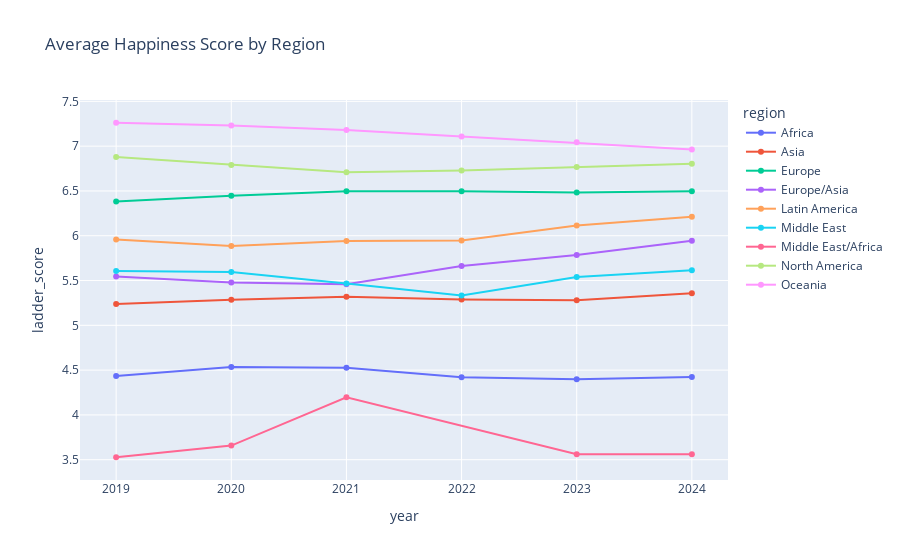

Write notebook code for a chart like this one.
### Markdown cell above
### Inference: Global Ranking Trends
The bar chart race highlights dramatic shifts:  
- Nordic countries (Finland, Denmark, Iceland) consistently stay at the top.  
- War/conflict regions like Afghanistan and Lebanon remain at the bottom.  
- Some countries (e.g., Eastern Europe, Latin America) move noticeably year-to-year, showing the effect of political and social changes.

### Code cell
region_trends = new_df.groupby(["year","region"])["ladder_score"].mean().reset_index()

fig = px.line(
    region_trends,
    x="year", y="ladder_score",
    color="region",
    markers=True,
    title="Average Happiness Score by Region"
)
fig.show()

fig.write_html("exports/" + fig.layout.title.text.replace(" ", "_") + ".html")
#fig.write_image("exports/" + fig.layout.title.text.replace(" ", "_") + ".png", scale=2)

### Figure 1 — Plotly figure (JSON) as saved in the notebook; plotly's stock layout.template omitted (floating-point values rounded to 4 significant figures)
{"data": [{"hovertemplate": "region=Africa<br>year=%{x}<br>ladder_score=%{y}<extra></extra>", "legendgroup": "Africa", "line": {"color": "#636efa", "dash": "solid"}, "marker": {"symbol": "circle"}, "mode": "lines+markers", "name": "Africa", "orientation": "v", "showlegend": true, "type": "scatter", "x": [2019, 2020, 2021, 2022, 2023, 2024], "xaxis": "x", "y": [4.434, 4.534, 4.528, 4.419, 4.399, 4.423], "yaxis": "y"}, {"hovertemplate": "region=Asia<br>year=%{x}<br>ladder_score=%{y}<extra></extra>", "legendgroup": "Asia", "line": {"color": "#EF553B", "dash": "solid"}, "marker": {"symbol": "circle"}, "mode": "lines+markers", "name": "Asia", "orientation": "v", "showlegend": true, "type": "scatter", "x": [2019, 2020, 2021, 2022, 2023, 2024], "xaxis": "x", "y": [5.237, 5.286, 5.319, 5.287, 5.281, 5.359], "yaxis": "y"}, {"hovertemplate": "region=Europe<br>year=%{x}<br>ladder_score=%{y}<extra></extra>", "legendgroup": "Europe", "line": {"color": "#00cc96", "dash": "solid"}, "marker": {"symbol": "circle"}, "mode": "lines+markers", "name": "Europe", "orientation": "v", "showlegend": true, "type": "scatter", "x": [2019, 2020, 2021, 2022, 2023, 2024], "xaxis": "x", "y": [6.383, 6.445, 6.495, 6.498, 6.483, 6.498], "yaxis": "y"}, {"hovertemplate": "region=Europe/Asia<br>year=%{x}<br>ladder_score=%{y}<extra></extra>", "legendgroup": "Europe/Asia", "line": {"color": "#ab63fa", "dash": "solid"}, "marker": {"symbol": "circle"}, "mode": "lines+markers", "name": "Europe/Asia", "orientation": "v", "showlegend": true, "type": "scatter", "x": [2019, 2020, 2021, 2022, 2023, 2024], "xaxis": "x", "y": [5.546, 5.477, 5.459, 5.661, 5.785, 5.945], "yaxis": "y"}, {"hovertemplate": "region=Latin America<br>year=%{x}<br>ladder_score=%{y}<extra></extra>", "legendgroup": "Latin America", "line": {"color": "#FFA15A", "dash": "solid"}, "marker": {"symbol": "circle"}, "mode": "lines+markers", "name": "Latin America", "orientation": "v", "showlegend": true, "type": "scatter", "x": [2019, 2020, 2021, 2022, 2023, 2024], "xaxis": "x", "y": [5.958, 5.887, 5.941, 5.946, 6.114, 6.211], "yaxis": "y"}, {"hovertemplate": "region=Middle East<br>year=%{x}<br>ladder_score=%{y}<extra></extra>", "legendgroup": "Middle East", "line": {"color": "#19d3f3", "dash": "solid"}, "marker": {"symbol": "circle"}, "mode": "lines+markers", "name": "Middle East", "orientation": "v", "showlegend": true, "type": "scatter", "x": [2019, 2020, 2021, 2022, 2023, 2024], "xaxis": "x", "y": [5.607, 5.596, 5.467, 5.333, 5.54, 5.615], "yaxis": "y"}, {"hovertemplate": "region=Middle East/Africa<br>year=%{x}<br>ladder_score=%{y}<extra></extra>", "legendgroup": "Middle East/Africa", "line": {"color": "#FF6692", "dash": "solid"}, "marker": {"symbol": "circle"}, "mode": "lines+markers", "name": "Middle East/Africa", "orientation": "v", "showlegend": true, "type": "scatter", "x": [2019, 2020, 2021, 2023, 2024], "xaxis": "x", "y": [3.527, 3.658, 4.197, 3.561, 3.561], "yaxis": "y"}, {"hovertemplate": "region=North America<br>year=%{x}<br>ladder_score=%{y}<extra></extra>", "legendgroup": "North America", "line": {"color": "#B6E880", "dash": "solid"}, "marker": {"symbol": "circle"}, "mode": "lines+markers", "name": "North America", "orientation": "v", "showlegend": true, "type": "scatter", "x": [2019, 2020, 2021, 2022, 2023, 2024], "xaxis": "x", "y": [6.879, 6.79, 6.71, 6.728, 6.768, 6.804], "yaxis": "y"}, {"hovertemplate": "region=Oceania<br>year=%{x}<br>ladder_score=%{y}<extra></extra>", "legendgroup": "Oceania", "line": {"color": "#FF97FF", "dash": "solid"}, "marker": {"symbol": "circle"}, "mode": "lines+markers", "name": "Oceania", "orientation": "v", "showlegend": true, "type": "scatter", "x": [2019, 2020, 2021, 2022, 2023, 2024], "xaxis": "x", "y": [7.261, 7.23, 7.181, 7.109, 7.043, 6.963], "yaxis": "y"}], "layout": {"legend": {"title": {"text": "region"}, "tracegroupgap": 0}, "title": {"text": "Average Happiness Score by Region"}, "xaxis": {"anchor": "y", "domain": [0, 1], "title": {"text": "year"}}, "yaxis": {"anchor": "x", "domain": [0, 1], "title": {"text": "ladder_score"}}}}
